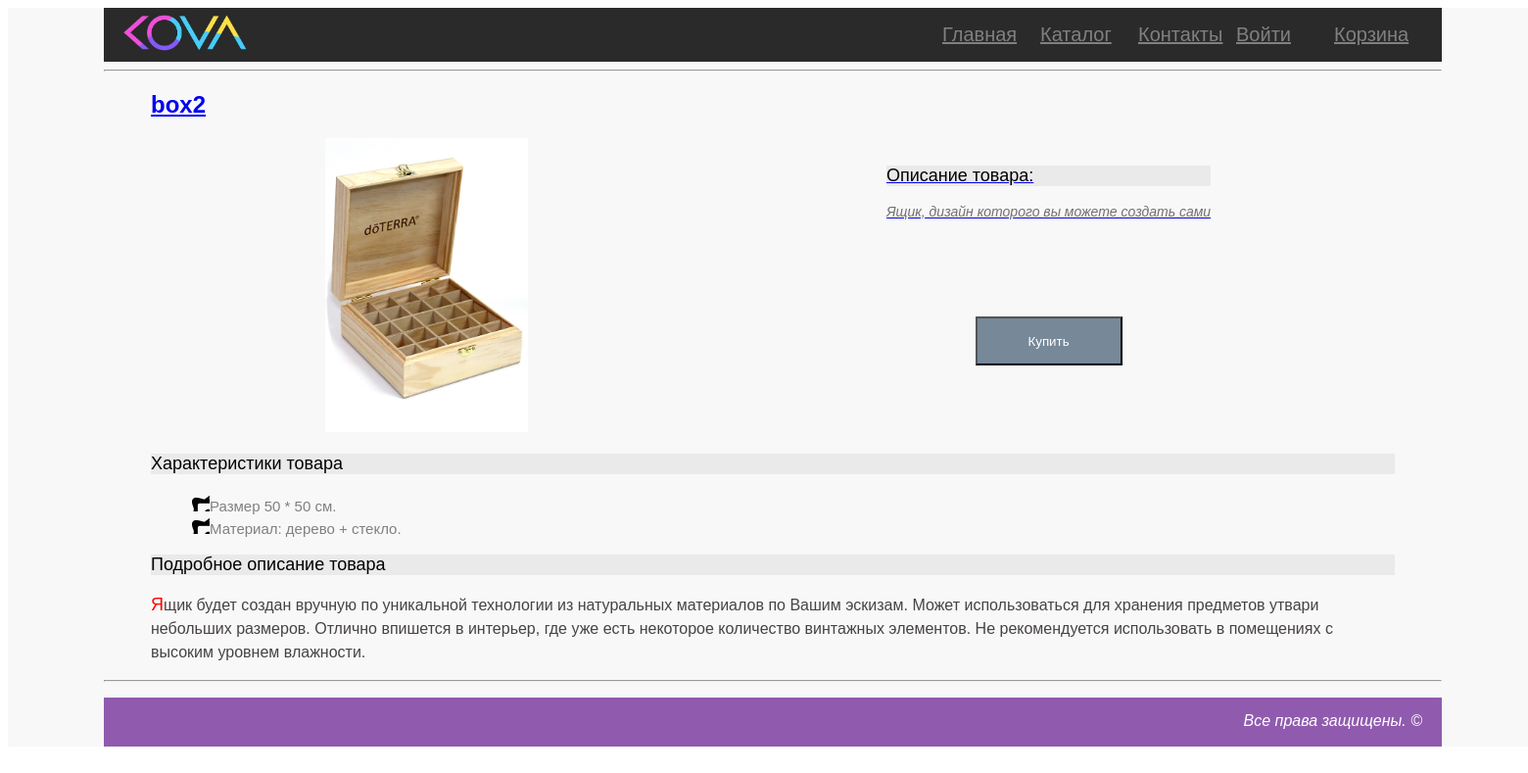
The app's page /product/2 with its own data.
### mainapp/models.py (models this page shows, shortened)
class Product(models.Model):
    PUBLICATED = 'PUB'
    PRIVATE = 'PRV'
    PUBLICATED_CHOICES = (
        (PUBLICATED, 'Publicated'),
        (PRIVATE, 'Private'),
    )
    category = models.ForeignKey(ProductCategory, on_delete=models.CASCADE)
    title = models.CharField(max_length=150)
    image = models.ImageField(blank=True, null=True)
    cost = models.DecimalField(max_digits=7, decimal_places=2)
    short_desc = models.CharField(verbose_name='краткое описание', max_length=200, blank=True)
    description = models.TextField(verbose_name='подбробное описание', blank=True)
    publicated = models.CharField(
        max_length=3,
        choices=PUBLICATED_CHOICES,
        default=PUBLICATED
    )
    created = models.DateTimeField(auto_now_add=True)
    modifield = models.DateTimeField(auto_now=True)

### mainapp/views.py (the view)
# urls.py: re_path(r'(?P<pk>\d+)', mainapp.product_detail, name='product'),
def product_detail(request, pk):
    instance = models.Product.objects.get(id=pk)
    return render(request, 'products/detail.html', {'instance': instance})

### mainapp/context_processors.py (called while the page is built)
def basket(request):
    print('context_processor basket works')
    basket = []
    if request.user.is_authenticated:
        basket = Basket.objects.filter(user=request.user)
    return {
        'basket': basket,
    }

### mainapp/templates/products/detail.html (shortened to what this page needs)
{% extends 'mainapp/base.html' %}
{% load static %}
{% block page_content %}
{% include 'products/components/product_detailed.html' with itm=instance %}
{% endblock %}

### mainapp/templates/products/components/product_detailed.html
 <a href="{% url 'detail' pk=itm.id %}">
     <h2> {{ itm.title }}</h2>
    <div class="product_short_information">
        <div class="product_short_information_image">
            <img class="inner" src="/media/{{ itm.image }}" alt="{{ itm.title }}" height="300">
        </div>
        <div class="product_short_information_text">
            <h3 class="product_page_heading">Описание товара:</h3>
            <p  class="product_page_short_text">{{ itm.short_desc }}</p>
            <div class="button_buy">
                <a href="{% url 'basket:add' pk=itm.id %}">
                    <button type="button_buy">Купить</button>
                </a>
            </div>
        </div>
    </div>
        <h3 class="product_page_heading">Характеристики товара</h3>
        <ul class="product_page_characters">
            <li>Размер 50 * 50 см.</li>
            <li>Материал:  дерево + стекло.</li>
        </ul>
        <h3 class="product_page_heading">Подробное описание товара</h3>
        <p class="product_page_full_text">{{ itm.description }} </p>

### mainapp/static/css/main.css (style rules this page uses)
.product_page_heading { color: black; font-size: 18px; font-weight: 400; background-color: #eaeaea; }
.product_page_short_text { color: #707070; font-size: 14px; font-style: italic; line-height: 16px; }
.product_page_full_text { color: #484343; font-size: 16px; font-weight: 400; line-height: 24px; text-align: left; }
.product_page_full_text::first-letter { color: red; font-size: 18px; font-weight: 500; font-style: inherit; }
.product_page_characters { color: gray; font-size: 15px; }
.product_page_characters li:before { content: " "; width: 20px; height: 20px; display:inline-block; background-image: url(static/img/icon_flower.png); }
.product_page_characters li { list-style-type: none; }
button { width: 100px; height: 25px; }
.product_short_information { width: 100%; display: flex; justify-content: space-around; }
.product_short_information_text { padding: 10px; }
.button_buy { position: relative; top: 30%; text-align: center; }
.button_buy button { height: 50px; width: 150px; background-color: lightslategray; color:white; }

### records on screen
Product: title "box2", image (picture), short_desc "Ящик, дизайн которого вы можете создать сами", description "Ящик будет создан вручную по уникальной технологии из натуральных материалов по Вашим эскизам. Может использоваться для хранения предметов утвари небольших размеров. Отлично впишется в интерьер, где уже есть некоторое количество винтажных элементов. Не рекомендуется использовать в помещениях с высоким уровнем влажности."
